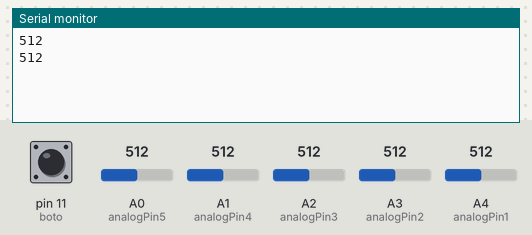
This sketch was run on a simulated Arduino Uno, built with avr-gcc and run on an emulated ATmega328P. Shown: the last lines printed to the serial monitor. The test bench sets the inputs (shaded band); at power-on: A0 (analogPin5) = 512, A1 (analogPin4) = 512, A2 (analogPin3) = 512, A3 (analogPin2) = 512, A4 (analogPin1) = 512, pin 11 (boto) HIGH.

Above: at 2.8 s.
2.9 s: A0 (analogPin5) set to 30
At 4.3 s:
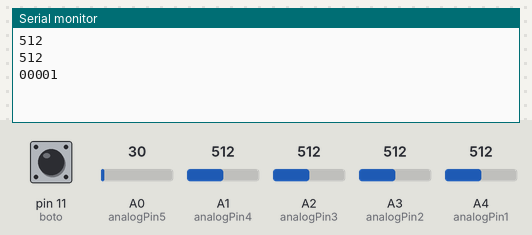
4.4 s: A1 (analogPin4) set to 30
At 5.4 s:
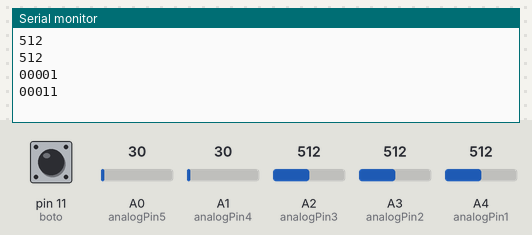
5.9 s: A2 (analogPin3) set to 30
At 6.9 s:
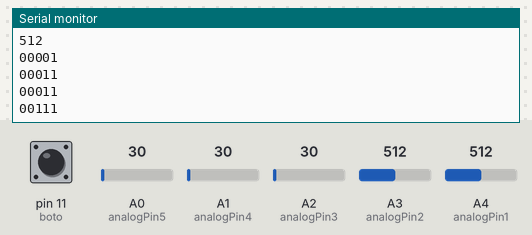
7.4 s: A3 (analogPin2) set to 30
At 8.4 s:
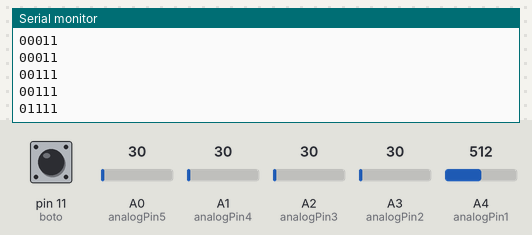
8.9 s: A4 (analogPin1) set to 30
At 9.7 s:
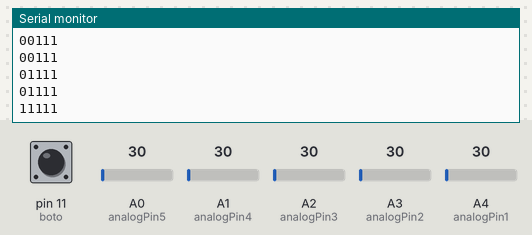
10.4 s: A0 (analogPin5) set to 306
At 11.3 s:
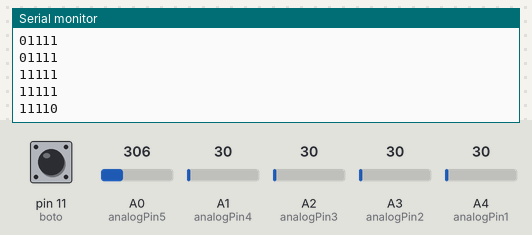
Timing chart, 0 to 12.9 s (numbered marks = the images above; inputs shaded):
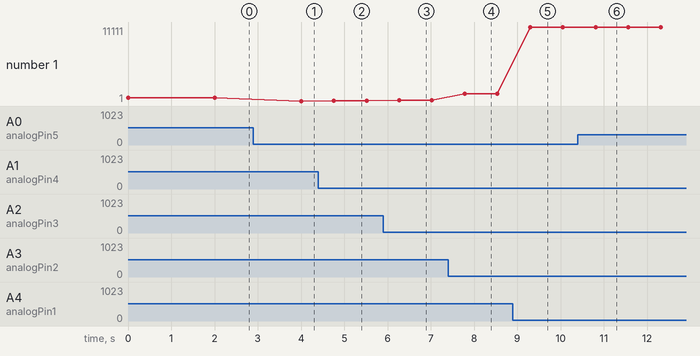

The sketch:

sensorsV5.ino
```cpp
#include <SoftwareSerial.h>

SoftwareSerial mySerial(3,2);

const int analogPin1 = A4;
const int analogPin2 = A3;
const int analogPin3 = A2;
const int analogPin4 = A1;
const int analogPin5 = A0;

const int boto = 11;

int value1;
int posicio1;

int value2;
int posicio2;

int value3;
int posicio3;

int value4;
int posicio4;

int value5;
int posicio5;

bool ficomprovacio1 = false;
bool ficomprovacio2 = false;

int posicioInicial1;
int posicioInicial2;
int posicioInicial3;
int posicioInicial4;
int posicioInicial5;

int valorInicial1;
int valorInicial2;
int valorInicial3;
int valorInicial4;
int valorInicial5;

int posicioFinal1;
int posicioFinal2;
int posicioFinal3;
int posicioFinal4;
int posicioFinal5;

int valorFinal1;
int valorFinal2;
int valorFinal3;
int valorFinal4;
int valorFinal5;

char enviar1;
char enviar2;
char enviar3;
char enviar4;
char enviar5;

void setup() {

  Serial.begin(9600);
  mySerial.begin(9600);

  pinMode(analogPin1,INPUT);
  pinMode(analogPin2,INPUT);
  pinMode(analogPin3,INPUT);
  pinMode(analogPin4,INPUT);
  pinMode(analogPin5,INPUT);

  pinMode(boto, INPUT);
}

void loop() {

   int estat = digitalRead(boto);
   while(estat!=HIGH && ficomprovacio1 != true){
     Serial.println("Obra la ma i apreta el boto");
     estat = digitalRead(boto);
   }
   if(ficomprovacio1 == false){
     int posicioInicial1 = analogRead(analogPin1);
     int posicioInicial2 = analogRead(analogPin2);
     int posicioInicial3 = analogRead(analogPin3);
     int posicioInicial4 = analogRead(analogPin4);
     int posicioInicial5 = analogRead(analogPin5);
     Serial.println(posicioInicial1);
     delay(1000);
     valorInicial1 = posicioInicial1;
     valorInicial2 = posicioInicial2;
     valorInicial3 = posicioInicial3;
     valorInicial4 = posicioInicial4;
     valorInicial5 = posicioInicial5;

     delay(1000);
   }
   ficomprovacio1 = true;


   estat = digitalRead(boto);
   while(estat!=HIGH && ficomprovacio2 != true){
     Serial.println("Tanca la ma i apreta el boto");
     estat = digitalRead(boto);
   }
   if(ficomprovacio2 == false){
     int posicioFinal1 = analogRead(analogPin1);
     int posicioFinal2 = analogRead(analogPin2);
     int posicioFinal3 = analogRead(analogPin3);
     int posicioFinal4 = analogRead(analogPin4);
     int posicioFinal5 = analogRead(analogPin5);
     Serial.println(posicioFinal1);
     delay(1000);
     valorFinal1 = posicioFinal1;
     valorFinal2 = posicioFinal2;
     valorFinal3 = posicioFinal3;
     valorFinal4 = posicioFinal4;
     valorFinal5 = posicioFinal5;
     delay(1000);


   }
   ficomprovacio2 = true;

  // Serial.println(valorInicial1);
   //Serial.println(valorFinal1);


/*
+--------------+
|   ENVIAR     |
+--------------+
|  OBERT = 1   |
|  TANCAT = 0  |
+--------------+
*/


  // sensor 1

  value1 = analogRead(analogPin1);
  posicio1 = value1;
  if (posicio1 > (valorFinal1 / 2)) {

  //Serial.println("TANCAT");
  enviar1 = '0';

  }
  else{
  //Serial.println("OBERT");
  enviar1 = '1';
  }

  // sensor 2

  value2 = analogRead(analogPin2);
  posicio2 = value2;
  if (posicio2 > (valorFinal2 / 2)) {

  //Serial.println("TANCAT");
  enviar2 = '0';

  }
  else{
  //Serial.println("OBERT");
  enviar2 = '1';
  }

  // sensor 3

  value3 = analogRead(analogPin3);
  posicio3 = value3;
  if (posicio3 > (valorFinal3 / 2)) {

  //Serial.println("TANCAT");
  enviar3 = '0';

  }
  else{
    //Serial.println("OBERT");
    enviar3 = '1';
  }

  // sensor 4

  value4 = analogRead(analogPin4);
  posicio4 = value4;
  if (posicio4 > (valorFinal4 / 2)) {

  //Serial.println("TANCAT");
  enviar4 = '0';

  }
  else{
  //Serial.println("OBERT");
  enviar4 = '1';
  }

  // sensor 5

  value5 = analogRead(analogPin5);
  posicio5 = value5;
  if (posicio5 > (valorFinal5 / 2)) {

  //Serial.println("TANCAT");
  enviar5 = '0';

  }
  else{
  //Serial.println("OBERT");
  enviar5 = '1';
  }

  // IMPRIMIR VALORS PER LA CONSOLA

String paquet = String(enviar1) + String(enviar2) + String(enviar3) + String(enviar4) + String(enviar5);

Serial.println(paquet);

//Serial.println(paquet);

mySerial.write(char(enviar1));
delay(50);
mySerial.write(char(enviar2));
delay(50);
mySerial.write(char(enviar3));
delay(50);
mySerial.write(char(enviar4));
delay(50);
mySerial.write(char(enviar5));
delay(50);


delay(500);

}

/*
  Serial.print(enviar1);
  Serial.print("    ");

  Serial.print(enviar2);
  Serial.print("    ");

  Serial.print(enviar3);
  Serial.print("    ");

  Serial.print(enviar4);
  Serial.print("    ");

  Serial.print(enviar5);
  Serial.println("    ");
}
*/


// ===============

//sensor A0 (SI)
//sensor A1 (si)
//sensor A2 (SI)
//sensor A3 (SI)
//sensor A4 (SI)
```

Measured:
- after the input at 2.9 s, the serial monitor: prints a new line after 1.1 s (image 1)
- after the input at 4.4 s, the serial monitor: prints a new line after 0.36 s (image 2)
- after the input at 5.9 s, the serial monitor: prints a new line after 0.37 s (image 3)
- after the input at 7.4 s, the serial monitor: prints a new line after 0.38 s (image 4)
- after the input at 8.9 s, the serial monitor: prints a new line after 0.40 s (image 5)
- after the input at 10.4 s, the serial monitor: prints a new line after 0.41 s (image 6)
- plotted number 1: 512 → 1 after the input at 2.9 s, 1 → 11 after the input at 4.4 s, 11 → 111 after the input at 5.9 s, 111 → 1111 after the input at 7.4 s, 1111 → 11111 after the input at 8.9 s
